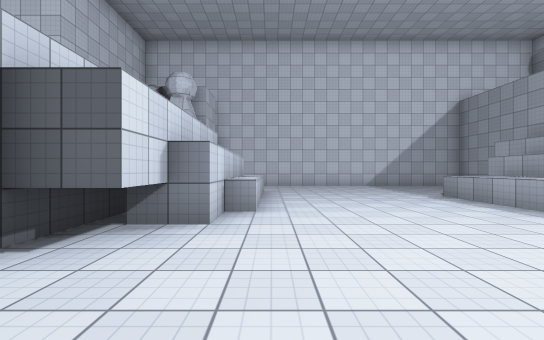
[1] (above)

12 first-person views from a walk through a scene from a Unity 3-D project. The camera is 1.3 m above the floor, looks level and sees 90° across. The floor is counted in squares, 2 m on a side. Each view is taken from the middle of a square. On the plan, view 1 faces up. The plan holds only what a view shows up to about 9 squares ahead; the rest is blank. The place goes on beyond the plan. The player character is not drawn. Surface patterns are stand-ins for the level's own textures.

[2]
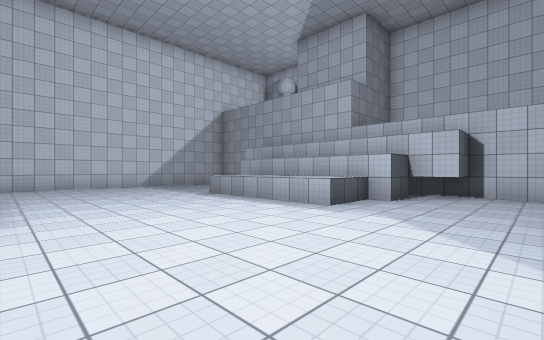

[3]
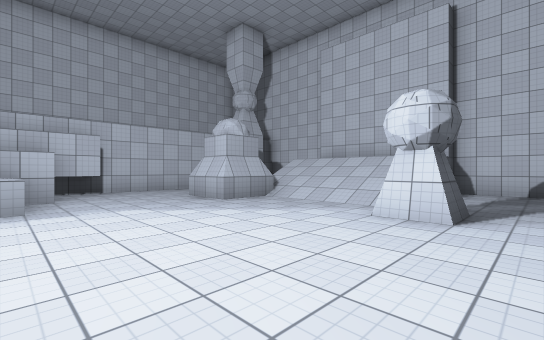

[4]
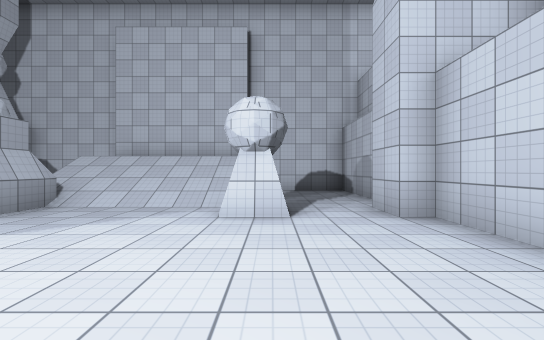

[5]
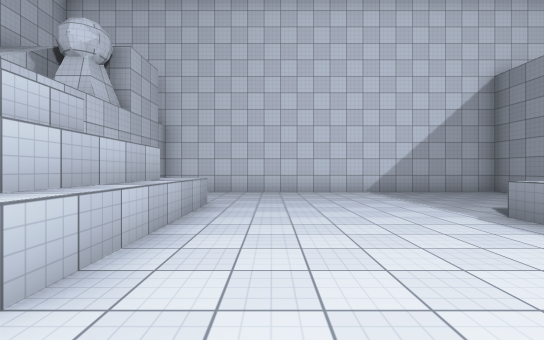

[6]
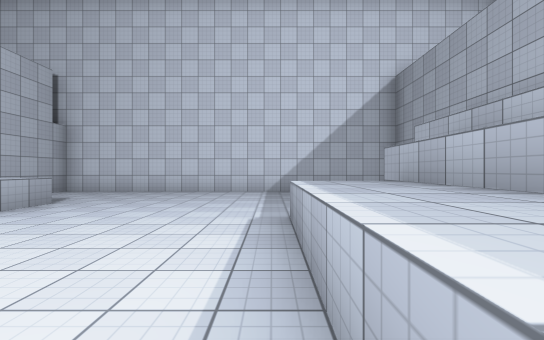

[7]
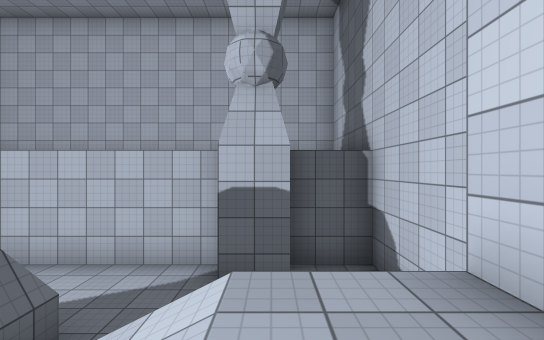

[8]
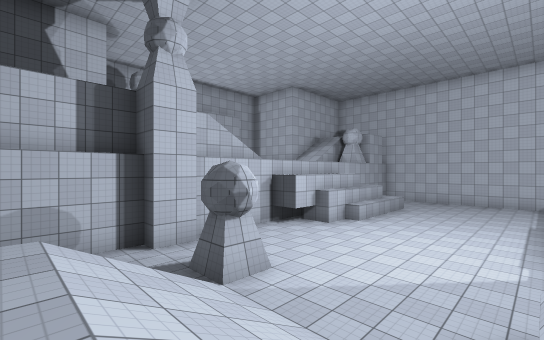

[9]
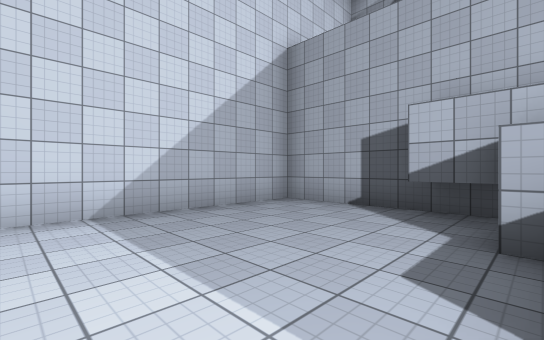

[10]
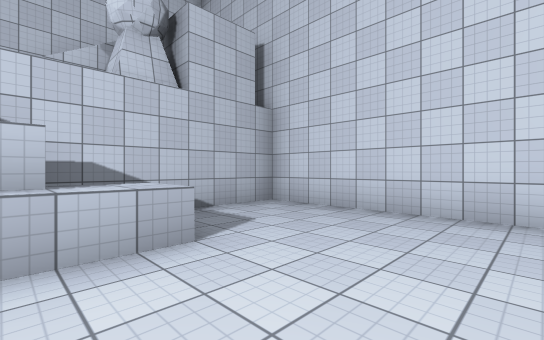

[11]
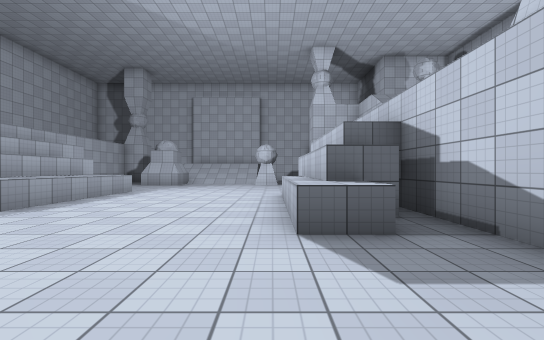

[12]
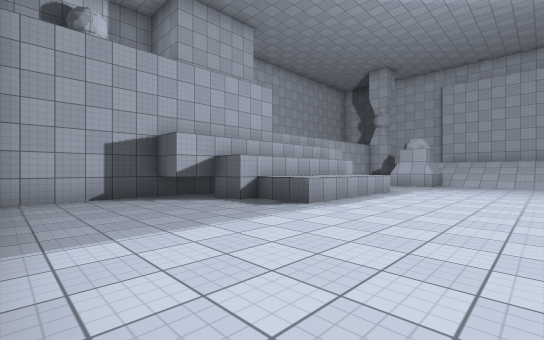

### Floor plan
Key: @ floor where view 1 was taken; # wall or solid block; . main floor; : floor 2 m higher than the main floor; / step, stairs or slope; ^ raised ledge; O other object.
Columns run from 3 left of view 1 to 8 right of it. Each row starts with its distance up from view 1.
 12 ############
 11 #..........#
 10 #..........#
  9 #..........#
  8 #.^.......##
  7 #.#......###
  6 ###.....^#
  5  ##.....^#
  4  ##.....^#
  3 ##......^###
  2 #.........##
  1 #..........#
  0 #..@.......#
 -1 ##.#...OO..#
 -2 #...///OO..#
 -3 #.../////..#
 -4 #...::::/ ##
 -5 #...   :/ .#
 -6 ############

Positions as (right, up) in squares from view 1, and headings:
1: (0, 0), facing up
2: (0, 0), facing up-right
3: (-1, 3), facing down-right
4: (0, 3), facing down
5: (1, 3), facing up
6: (4, 3), facing up
7: (3, -4), facing right
8: (4, -4), facing up-left
9: (3, 7), facing up-right
10: (2, 7), facing up-left
11: (0, 11), facing down
12: (1, 11), facing down-right
